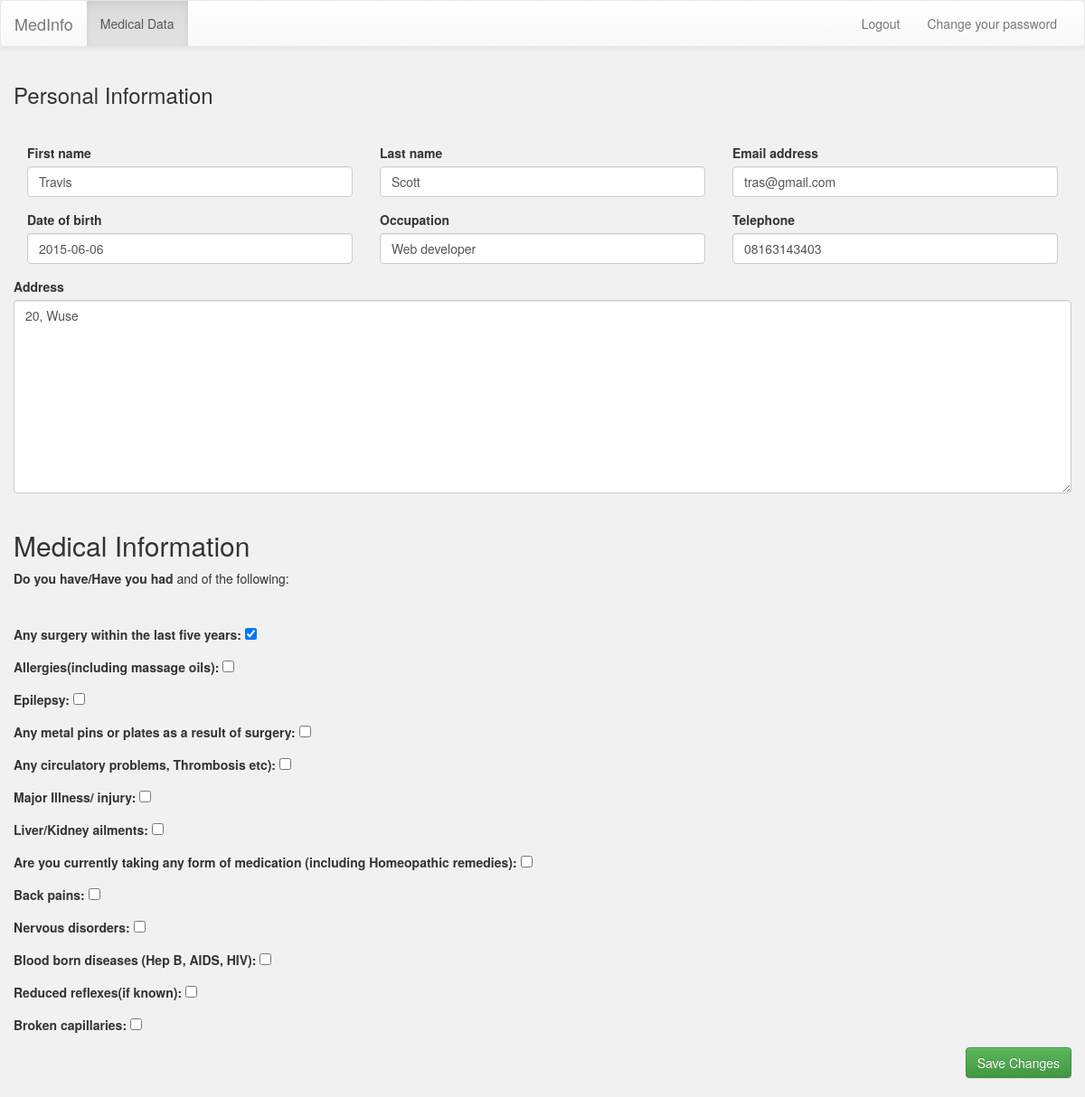
Before: / (signed in) with the older database file.
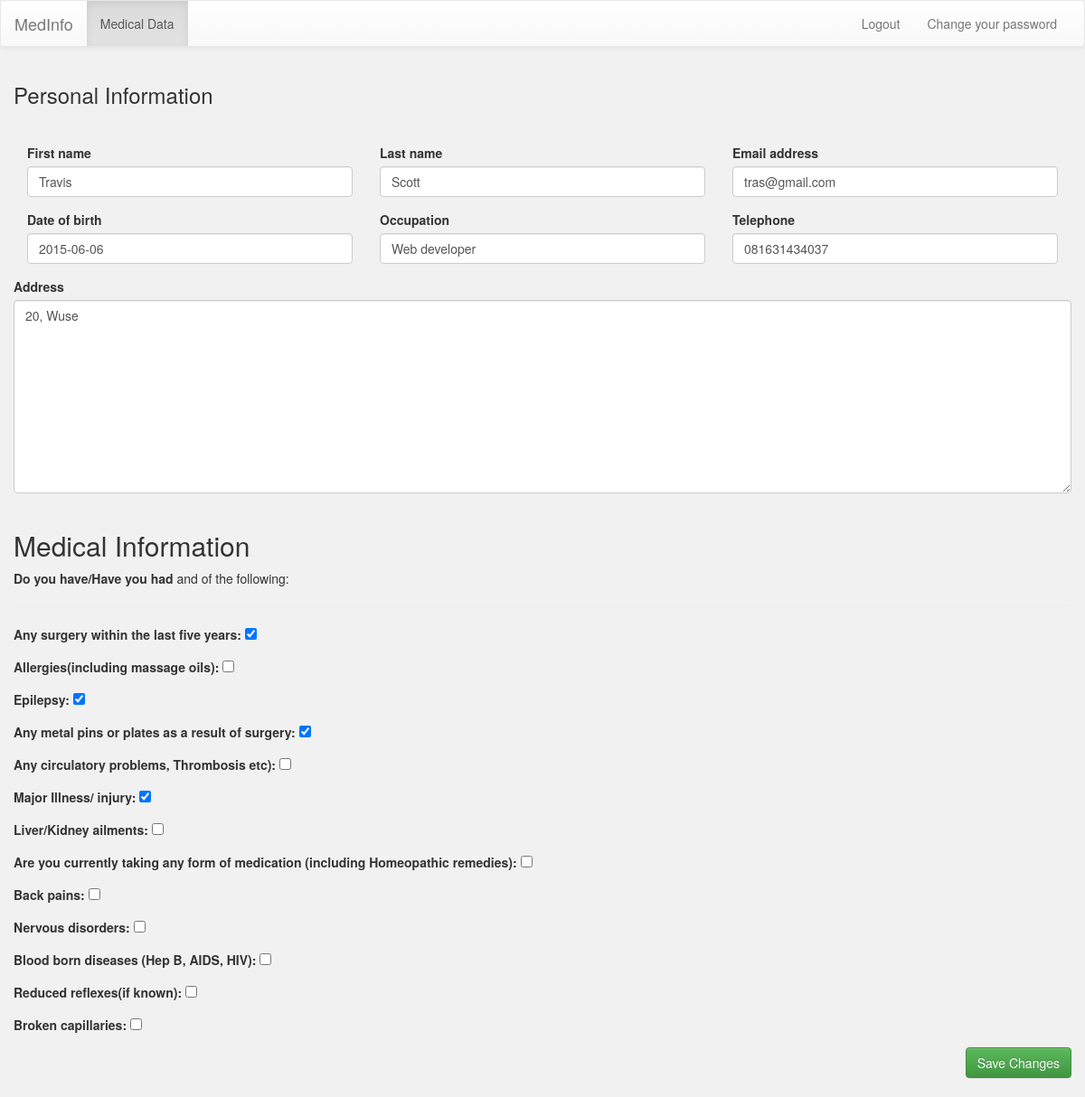
After: the same page with the newer database file.
### account/models.py (models this page shows, shortened)
class Profile(models.Model):
    user = models.OneToOneField(settings.AUTH_USER_MODEL, on_delete=models.CASCADE, related_name="profile")
    date_of_birth = models.DateField(blank=True, null=True)
    occupation = models.CharField(max_length=100, blank=True)
    telephone = models.CharField(max_length=50, blank=True)
    address = models.TextField(blank=True)
    is_doctor = models.BooleanField(default=False)

### account/views.py (the view)
# urls.py: url(r'^$',views.user_detail_edit_view,
@login_required
def user_detail_edit_view(request):
    med_form = user_form = profile_form = None
    if request.method == "POST":
        med_form = MedicalInfoForm(instance=request.user.medical_info, data=request.POST)
        user_form = UserEditForm(instance=request.user, data=request.POST)
        profile_form = ProfileEditForm(instance=request.user.profile, data=request.POST)
        if med_form.is_valid() and user_form.is_valid() and profile_form.is_valid():
            med_form.save()
            user_form.save()
            profile_form.save()
            messages.success(request, 'Your Information was updated successfully')
        else:
            messages.error(request, 'Error Updating your info, Please Try again.')
    else:
        med_form = MedicalInfoForm(instance=request.user.medical_info)
        user_form = UserEditForm(instance=request.user)
        profile_form = ProfileEditForm(instance=request.user.profile)
    return render(request, 'account/users/display.html', {'med_form': med_form,
                                                          'profile_form': profile_form,
                                                          'user_form': user_form})

### account/forms.py
class MedicalInfoForm(forms.ModelForm):
    class Meta:
        model = MedicalInfo
        exclude = 'patient',

class ProfileEditForm(forms.ModelForm):
    class Meta:
        model = Profile
        exclude = ['user', 'is_doctor']
        help_texts = {
            'date_of_birth': 'format: Year-Month-Day',
        }

### account/context_processors.py (called while the page is built)
def active_menu(request):
    path = request.path.split("/")
    active = None
    if 'users' in path:
        active = 'users'
    elif 'statistics' in path:
        active = 'statistics'
    else:
        active = "home"
    return {'menu': active}

### account/templates/account/users/display.html (shortened to what this page needs)
{% extends "base.html" %}
{% load widget_tweaks %}
{% block content %}
        <h3>Personal Information</h3>
        <hr>
        <form action="." method="post">
            <div>
                {% for field in user_form.visible_fields %}
                    <div class="form-group col-sm-4">
                        <label for="{{ field.id_for_label }}">{{ field.label }}</label>
                            {{ field|add_class:"form-control" }}
                    </div>
                {% endfor %}
            </div>
                <div>
                    {% for field in profile_form.visible_fields %}
                        {% if field.label != "Address" %}
                            <div class="form-group col-sm-12 col-md-4">
                                <label for="{{ field.id_for_label }}">{{ field.label }}</label>
                                {{ field|add_class:"form-control" }}
                            </div>
                        {% else %}
                            <div class="form-group">
                                <label for="{{ field.id_for_label }}">{{ field.label }}</label>
                                {{ field|add_class:"form-control" }}
                            </div>
                        {% endif %}
                    {% endfor %}
                </div>
                <div>
                    <hr>
                    <h2>Medical Information</h2>
                    <p><strong>Do you have/Have you had</strong> and of the following:</p>
                    <hr>
                    {{ med_form.as_p }}
                </div>
            <div class="form-group">
                <button type="submit" class="btn btn-success pull-right">Save Changes</button>
                <br><br>
            </div>
    </form>
{% endblock content %}

### account/templates/base.html (shortened to what this page needs)
<!DOCTYPE html>
<html lang="en">
<head>
    <link rel="stylesheet" href="https://maxcdn.bootstrapcdn.com/bootstrap/3.3.7/css/bootstrap.min.css">
    <link rel="stylesheet" href="https://maxcdn.bootstrapcdn.com/bootstrap/3.3.7/css/bootstrap-theme.min.css">
</head>
<body>
<nav class="navbar navbar-default">
  <div class="container-fluid">
    <div class="navbar-header">
      <a class="navbar-brand" href="{% url 'user_detail' %}">MedInfo</a>
    </div>
        <div class="collapse navbar-collapse" id="bs-example-navbar-collapse-1">
          {% if request.user.is_authenticated %}
      <ul class="nav navbar-nav">
        <li {% if menu == "home" %}class="active"{% endif %}><a href="{% url 'user_detail' %}">Medical Data <span class="sr-only">(current)</span></a></li>
      </ul>
      {% endif %}
      <ul class="nav navbar-nav navbar-right">
        {% if request.user.is_authenticated %}
          <li><a href="{% url 'logout' %}">Logout</a></li>
          <li><a href="{% url 'password_change' %}">Change your password</a></li>
        {% endif %}
      </ul>
    </div>
  </div>
</nav>
<div class="container">
  <div class="row">
    {% block content %}
    {% endblock content %}
  </div>
</div>
</body>
</html>

### account/templates/base.html (style rules this page uses)
body { background: #f1f1f1; }

Changed rows visible on the page:
changed Profile "Web developer": telephone "08163143403" → "081631434037"
Other visible differences:
form field epilepsy: "☐" → "☑"
form field pacemaker: "☐" → "☑"
form field illness: "☐" → "☑"
